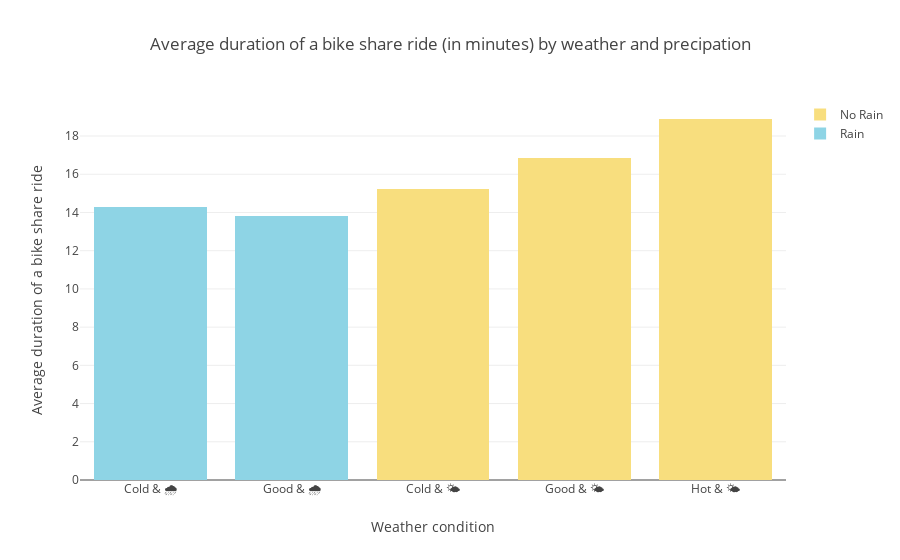

The code cell stored with this chart in its notebook:
### Markdown cell above
<font size="3">The weather also impacts bike share ride duration. On sunny days with no rain the rides are almost 20.8% longer and the avergae duration increases with imrpoving weather conditions.</font>

### Code cell
increase = (np.mean(np.array(no_rain_avg_dur)) - np.mean(np.array(rain_avg_dur)))/np.mean(np.array(rain_avg_dur))
rain_avg_dur = list(bike_wx[bike_wx.precip>0].groupby('wx_feel').duration_sec.mean()/60)
no_rain_avg_dur = list(bike_wx[bike_wx.precip<=0].groupby('wx_feel').duration_sec.mean()/60)
trace1 = go.Bar(
    x=['Cold & 🌧', 'Good & 🌧', 'Hot & 🌧'],
    y=rain_avg_dur, marker = dict(color=light_blue),
    name='Rain')
trace2 = go.Bar(
    x=['Cold & 🌤', 'Good & 🌤', 'Hot & 🌤'],
    y=no_rain_avg_dur,
    name='No Rain', marker = dict(color=yellow))

data = [trace1, trace2]
layout = go.Layout(
    barmode='stack', title = 'Average duration of a bike share ride (in minutes) by weather and precipation', xaxis=dict(title='Weather condition'),
    yaxis=dict(
        title='Average duration of a bike share ride'),)

fig = go.Figure(data=data, layout=layout)
iplot(fig, filename = "Weather")

### Figure 1 — Plotly figure (JSON) as saved in the notebook; plotly's stock layout.template omitted (floating-point values rounded to 4 significant figures)
{"data": [{"marker": {"color": "rgb(142, 212, 229)"}, "name": "Rain", "type": "bar", "uid": "9efbab50-4ed1-4c55-9d1d-dc35ce4e11ea", "x": ["Cold & 🌧", "Good & 🌧", "Hot & 🌧"], "y": [14.31, 13.81]}, {"marker": {"color": "rgb(248, 222, 126)"}, "name": "No Rain", "type": "bar", "uid": "a9a973da-fed9-4f65-a4c8-659daf971076", "x": ["Cold & 🌤", "Good & 🌤", "Hot & 🌤"], "y": [15.22, 16.84, 18.89]}], "layout": {"barmode": "stack", "title": {"text": "Average duration of a bike share ride (in minutes) by weather and precipation"}, "xaxis": {"title": {"text": "Weather condition"}}, "yaxis": {"title": {"text": "Average duration of a bike share ride"}}}}
